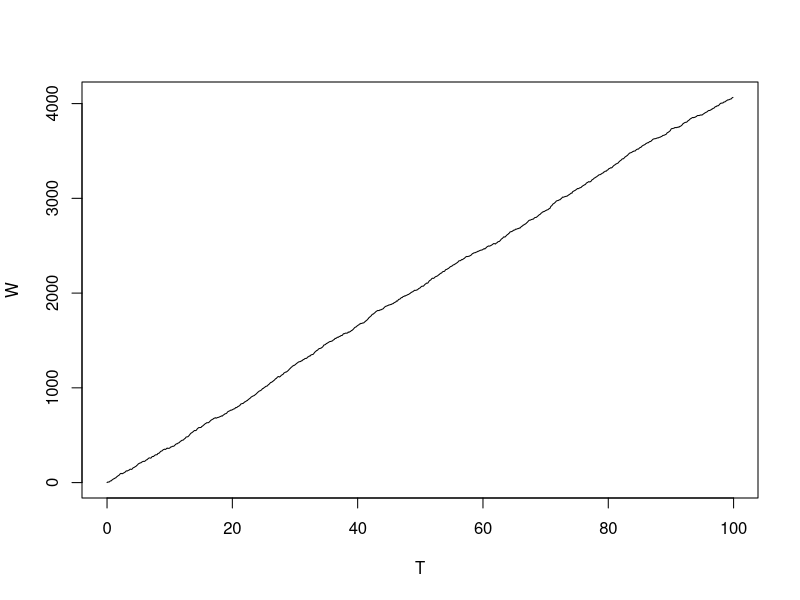

The R source for this figure: (Note: this script raises an error after producing the figure.)
## ---- chunk 1
knitr::opts_chunk$set(echo = TRUE)
library(magrittr)
knitr::opts_chunk$set(warning = FALSE, message = FALSE) 
## ---- chunk 2


simulation = function(mu, sigma, n, dt){
  m = mu*dt
  sdd = sqrt(sigma * dt)
  W = 1:n
  W[1] = 0
  for (i in 2:n){
    W[i] = W[i-1] + rnorm(1, mean = m, sd = sdd)
  }
  return (W)
  
}
affichage = function(W, dt){
  n=length(W)
  T = 1:n
  T[1]  = 0
  for (i in 2:n){
 
    T[i] = (i-1)*dt
  }
  plot(T,W, type = "l")
}
affichage(simulation(4,10,1000,1),0.1)


estimation = function(W, dt){ 
  n=length(W)
  X = 1:n
  X[1] = W[1]
  for (i in 2:n){
    X[i]=W[i] - W[i-1] 
  }
  mu_estimated=mean(X)/dt
  sn2 =(n - 1)/n * var(X)
  sigma_estimated=sn2/dt
  return (list(mu_estimated,sigma_estimated))
  
}
estimation(simulation(4,5,1000,1),1)

## ---- chunk 3
data <- data.frame(read.csv("laser.csv"))

L<-list(dt$X1, dt$X2)
n = length(data)
l = nrow(dt)

estimation = function(X,n,p, dt){ 

  mu= 1:p
  sigma = 1:p
  sn2 = 1:p

 
  for (i in 1:p){
  mu[i]=mean(as.vector(unlist(X[i])))/dt
  
  sn2[i]=(n - 1)/n * var(as.vector(unlist(X[i])))
  sigma=sn2[i]/dt
  }
  for (j in 1:p){
  mu_estimated=mean(mu)
  sigma_estimated=mean(sigma)
  }
  return (list(mu_estimated,sigma_estimated))
}
  
estimation(L,n,2, 250)
mean(as.vector(unlist(L[1])))


